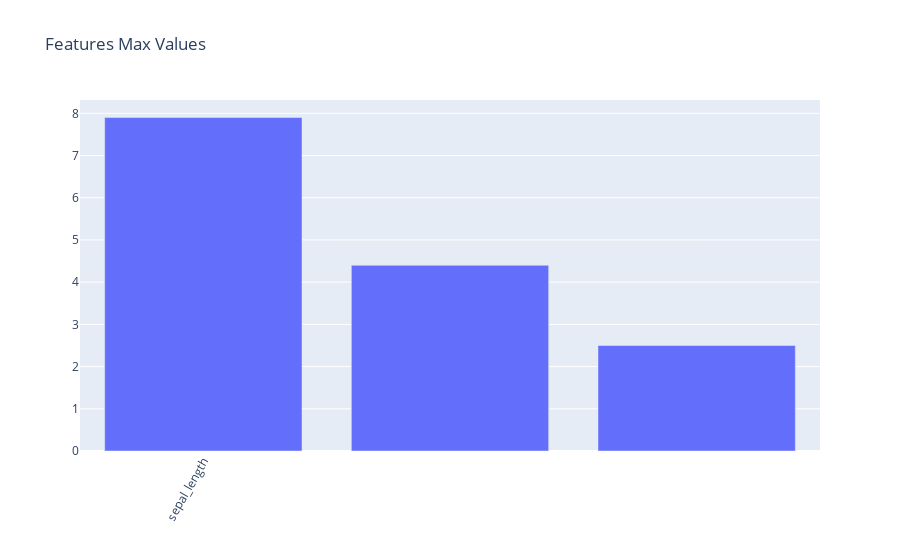

The code cell stored with this chart in its notebook:
### Code cell
fig = px.bar(df[feats].max(), title='Features Max Values')
fig.layout.xaxis.tickangle = 300
fig.update_traces(showlegend = False)
fig.layout.xaxis. dtick = 5
fig.layout.xaxis.title = ''
fig.layout.yaxis.title = ''
fig.show()

### Figure 1 — Plotly figure (JSON) as saved in the notebook; plotly's stock layout.template omitted (floating-point values rounded to 4 significant figures)
{"data": [{"alignmentgroup": "True", "hovertemplate": "variable=0<br>index=%{x}<br>value=%{y}<extra></extra>", "legendgroup": "0", "marker": {"color": "#636efa", "pattern": {"shape": ""}}, "name": "0", "offsetgroup": "0", "orientation": "v", "showlegend": false, "textposition": "auto", "x": ["sepal_length", "sepal_width", "petal_width"], "xaxis": "x", "y": [7.9, 4.4, 2.5], "yaxis": "y", "type": "bar"}], "layout": {"xaxis": {"anchor": "y", "domain": [0, 1], "title": {"text": ""}, "tickangle": -60, "dtick": 5, "type": "category", "range": [-0.5, 2.5], "autorange": true}, "yaxis": {"anchor": "x", "domain": [0, 1], "title": {"text": ""}, "type": "linear", "range": [0, 8.316], "autorange": true}, "legend": {"title": {"text": "variable"}, "tracegroupgap": 0}, "title": {"text": "Features Max Values"}, "barmode": "relative", "autosize": true}}
